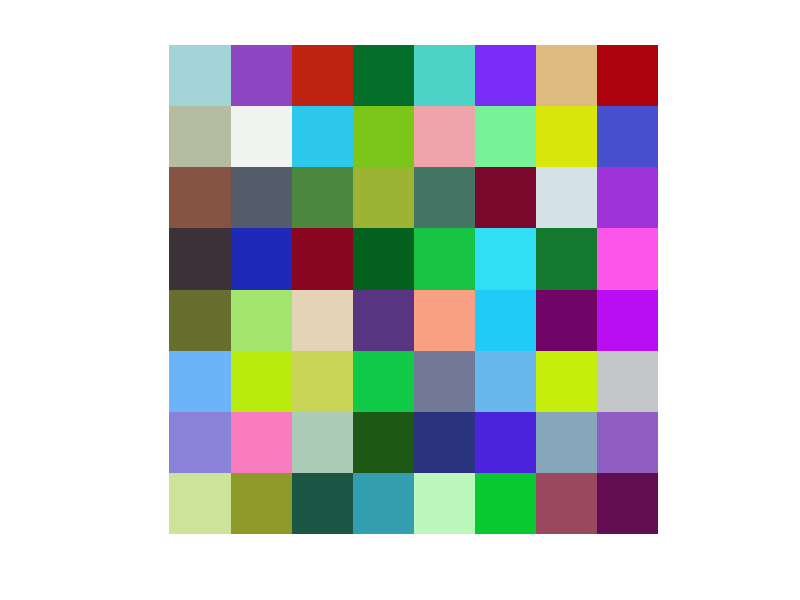

This figure's MATLAB source:
%excitingcolormaps

img=reshape(1:64,8,8)
image(img); colormap(gray(64));
axis square
axis off
drawnow
pause

for i=1:200
    pp=rand(64,3)
    colormap(pp)
    drawnow;
end 